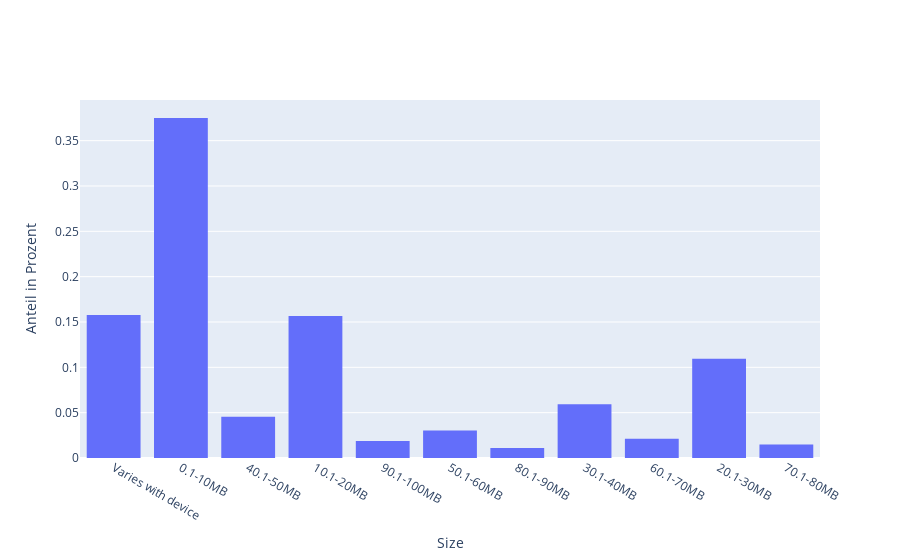

Notebook source saved alongside this figure:
### Code cell
data = [
    go.Histogram( x = X_train['Size'], histnorm='probability')
    ]

fig = go.Figure(data)
fig.update_xaxes(title_text='Size')
fig.update_yaxes(title_text='Anteil in Prozent')
fig.show()

### Figure 1 — Plotly figure (JSON) as saved in the notebook; plotly's stock layout.template omitted (floating-point values rounded to 4 significant figures; data arrays with more than 128 entries replaced by an {"elided": "..."} marker saying what was removed)
{"data": [{"histnorm": "probability", "x": {"elided": "8672 str values"}, "type": "histogram"}], "layout": {"xaxis": {"title": {"text": "Size"}}, "yaxis": {"title": {"text": "Anteil in Prozent"}}}}
